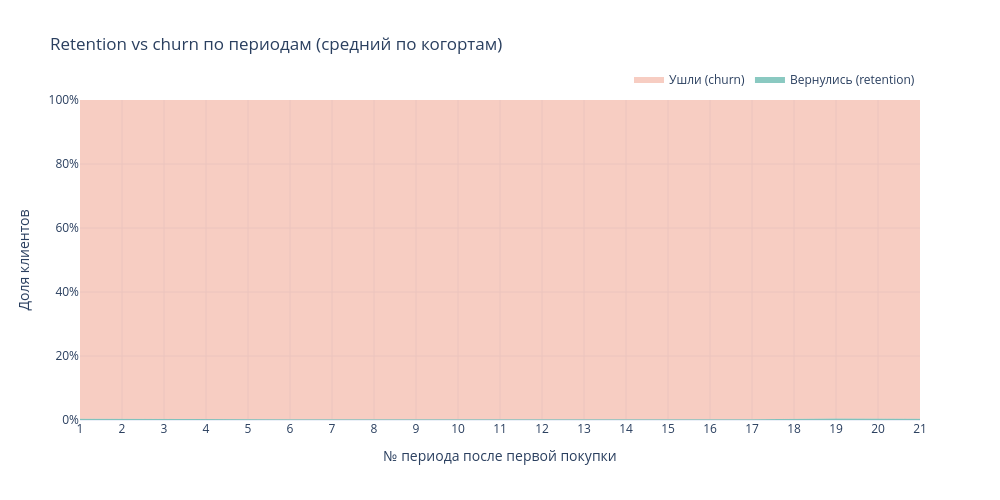

Write notebook code for a chart like this one.
### Code cell
import plotly.graph_objects as go

# 1. Средний retention по когортам, без 0-го периода
mean_retention = retention_matrix.drop(columns=[0]).mean()

# 2. Churn = 1 - retention
churn = 1 - mean_retention

# 3. Строим stacked area
fig = go.Figure()

# нижний слой — вернувшиеся
fig.add_trace(go.Scatter(
    x=mean_retention.index,
    y=mean_retention.values,
    name='Вернулись (retention)',
    mode='lines',
    line=dict(width=0, color='#2a9d8f'),
    fillcolor='rgba(42,157,143,0.55)',
    stackgroup='one',
    hovertemplate='Период %{x}<br>Вернулись: %{y:.2%}<extra></extra>',
))

# верхний слой — ушедшие, рисуется поверх нижнего
fig.add_trace(go.Scatter(
    x=churn.index,
    y=churn.values,
    name='Ушли (churn)',
    mode='lines',
    line=dict(width=0, color='#e76f51'),
    fillcolor='rgba(231,111,81,0.35)',
    stackgroup='one',
    hovertemplate='Период %{x}<br>Ушли: %{y:.2%}<extra></extra>',
))

# 4. Оформление
fig.update_layout(
    title='Retention vs churn по периодам (средний по когортам)',
    xaxis_title='№ периода после первой покупки',
    yaxis_title='Доля клиентов',
    template='plotly_white',
    hovermode='x unified',
    width=1000, height=500,
    legend=dict(orientation='h', yanchor='bottom', y=1.02, xanchor='right', x=1),
)

fig.update_yaxes(tickformat='.0%', range=[0, 1])
fig.update_xaxes(dtick=1)

fig.show()

### Figure 1 — Plotly figure (JSON) as saved in the notebook; plotly's stock layout.template omitted (floating-point values rounded to 4 significant figures)
{"data": [{"fillcolor": "rgba(42,157,143,0.55)", "hovertemplate": "Период %{x}<br>Вернулись: %{y:.2%}<extra></extra>", "line": {"color": "#2a9d8f", "width": 0}, "mode": "lines", "name": "Вернулись (retention)", "stackgroup": "one", "type": "scatter", "x": [1.0, 2.0, 3.0, 4.0, 5.0, 6.0, 7.0, 8.0, 9.0, 10.0, 11.0, 12.0, 13.0, 14.0, 15.0, 16.0, 17.0, 19.0, 20.0, 21.0], "y": [0.003639, 0.002927, 0.00265, 0.00235, 0.002235, 0.002509, 0.002013, 0.001846, 0.002339, 0.002068, 0.002653, 0.001637, 0.002029, 0.001651, 0.001678, 0.001372, 0.002312, 0.004514, 0.003817, 0.003817]}, {"fillcolor": "rgba(231,111,81,0.35)", "hovertemplate": "Период %{x}<br>Ушли: %{y:.2%}<extra></extra>", "line": {"color": "#e76f51", "width": 0}, "mode": "lines", "name": "Ушли (churn)", "stackgroup": "one", "type": "scatter", "x": [1.0, 2.0, 3.0, 4.0, 5.0, 6.0, 7.0, 8.0, 9.0, 10.0, 11.0, 12.0, 13.0, 14.0, 15.0, 16.0, 17.0, 19.0, 20.0, 21.0], "y": [0.9964, 0.9971, 0.9974, 0.9976, 0.9978, 0.9975, 0.998, 0.9982, 0.9977, 0.9979, 0.9973, 0.9984, 0.998, 0.9983, 0.9983, 0.9986, 0.9977, 0.9955, 0.9962, 0.9962]}], "layout": {"height": 500, "hovermode": "x unified", "legend": {"orientation": "h", "x": 1, "xanchor": "right", "y": 1.02, "yanchor": "bottom"}, "title": {"text": "Retention vs churn по периодам (средний по когортам)"}, "width": 1000, "xaxis": {"dtick": 1, "title": {"text": "№ периода после первой покупки"}}, "yaxis": {"range": [0, 1], "tickformat": ".0%", "title": {"text": "Доля клиентов"}}}}
